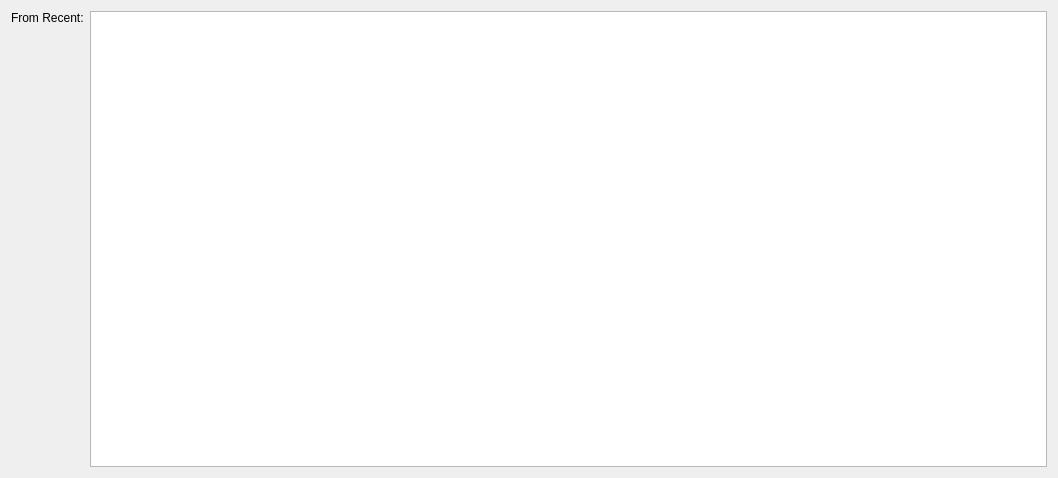
<?xml version="1.0" encoding="UTF-8"?>
<ui version="4.0">
 <class>OpenProject</class>
 <widget class="QDialog" name="OpenProject">
  <property name="geometry">
   <rect>
    <x>0</x>
    <y>0</y>
    <width>1058</width>
    <height>478</height>
   </rect>
  </property>
  <property name="windowTitle">
   <string>OpenProject</string>
  </property>
  <layout class="QHBoxLayout" name="horizontalLayout">
   <item>
    <layout class="QVBoxLayout" name="verticalLayout">
     <item>
      <layout class="QGridLayout" name="gridLayout">
       <item row="0" column="0">
        <layout class="QVBoxLayout" name="verticalLayout_2">
         <item>
          <widget class="QLabel" name="label_2">
           <property name="text">
            <string>From Recent:</string>
           </property>
          </widget>
         </item>
         <item>
          <spacer name="verticalSpacer">
           <property name="orientation">
            <enum>Qt::Vertical</enum>
           </property>
           <property name="sizeHint" stdset="0">
            <size>
             <width>20</width>
             <height>40</height>
            </size>
           </property>
          </spacer>
         </item>
        </layout>
       </item>
       <item row="0" column="1">
        <widget class="QListWidget" name="projects"/>
       </item>
      </layout>
     </item>
    </layout>
   </item>
  </layout>
 </widget>
 <layoutdefault spacing="6" margin="11"/>
 <resources/>
 <connections/>
</ui>
